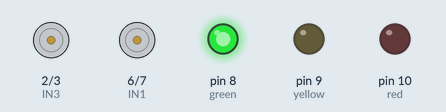
Recording of a sketch running on a simulated Arduino Uno, built with avr-gcc and run on an emulated ATmega328P. Shown: motor-driver pin pairs drawn as motors (green arrow = first pin HIGH = forward, orange = second pin HIGH = backward, longer = more drive), output pins drawn as LEDs (lit = HIGH).

Above: at 2.5 s.
At 6.5 s:
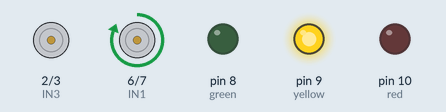
At 13.0 s:
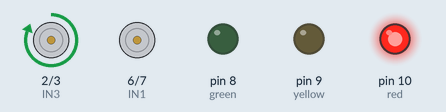
At 19.5 s:
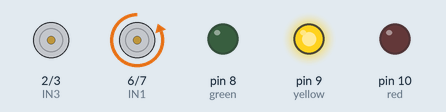
Timing chart, 0 to 27.3 s (numbered marks = the images above):
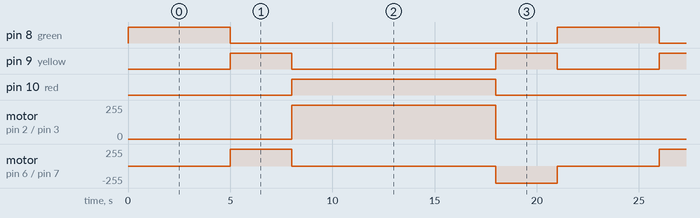

The sketch:

smart_zebra_crossing.ino
```cpp
int red = 10;
int yellow = 9;
int green = 8;

// Motor 1 (Pole)
int IN1 = 6;
int IN2 = 7;

// Motor 2 (Escalator)
int IN3 = 2;
int IN4 = 3;

void setup() {
  pinMode(red, OUTPUT);
  pinMode(yellow, OUTPUT);
  pinMode(green, OUTPUT);

  pinMode(IN1, OUTPUT);
  pinMode(IN2, OUTPUT);
  pinMode(IN3, OUTPUT);
  pinMode(IN4, OUTPUT);
}

void loop() {
  // GREEN (ALL STOP)
  digitalWrite(green, HIGH);
  digitalWrite(yellow, LOW);
  digitalWrite(red, LOW);

  digitalWrite(IN1, LOW);
  digitalWrite(IN2, LOW);
  digitalWrite(IN3, LOW);
  digitalWrite(IN4, LOW);
  delay(5000);

  // FIRST YELLOW (CW)
  digitalWrite(green, LOW);
  digitalWrite(yellow, HIGH);
  digitalWrite(IN1, HIGH);
  digitalWrite(IN2, LOW);
  digitalWrite(IN3, LOW);
  digitalWrite(IN4, LOW);
  delay(3000);

  // RED (ESCALATOR ON)
  digitalWrite(yellow, LOW);
  digitalWrite(red, HIGH);
  digitalWrite(IN1, LOW);
  digitalWrite(IN2, LOW);
  digitalWrite(IN3, HIGH);
  digitalWrite(IN4, LOW);
  delay(10000);

  // SECOND YELLOW (CCW)
  digitalWrite(red, LOW);
  digitalWrite(yellow, HIGH);
  digitalWrite(IN1, LOW);
  digitalWrite(IN2, HIGH);
  digitalWrite(IN3, LOW);
  digitalWrite(IN4, LOW);
  delay(3000);
}
```

Measured:
- by itself, pin 8 (green): alternates HIGH for 5.0 s and LOW for 16.0 s
- by itself, pin 9 (yellow): repeats every 21.0 s: LOW 10.0 s, HIGH 3.0 s, LOW 5.0 s, HIGH 3.0 s
- by itself, pin 10 (red): alternates HIGH for 10.0 s and LOW for 11.0 s
- by itself, motor on pin 2 (IN3) / pin 3 (IN4): alternates forward 255/255 for 10.0 s and stopped for 11.0 s
- by itself, motor on pin 6 (IN1) / pin 7 (IN2): repeats every 21.0 s: stopped 10.0 s, backward 255/255 3.0 s, stopped 5.0 s, forward 255/255 3.0 s
